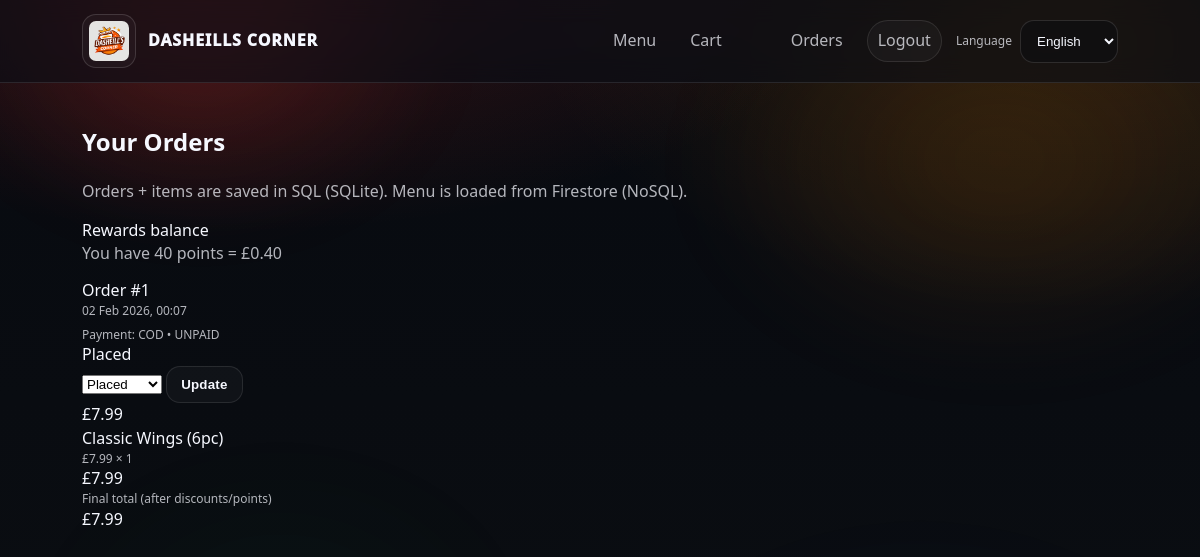
Page /orders (signed in) on the committed database.
### models.py (models this page shows)
class Order(db.Model):
    __tablename__ = "order"
    id = db.Column(db.Integer, primary_key=True)
    user_id = db.Column(db.Integer, db.ForeignKey("user.id"), nullable=False)
    total_pence = db.Column(db.Integer, nullable=False, default=0)  # subtotal after discounts + points
    created_at = db.Column(db.DateTime, default=datetime.utcnow, nullable=False)
    status = db.Column(db.String(20), nullable=False, default="Placed")  # Placed/Preparing/Ready
    payment_method = db.Column(db.String(20), nullable=False, default="COD")  # COD or CARD_DEMO
    payment_status = db.Column(db.String(20), nullable=False, default="UNPAID")  # UNPAID/PAID
    payment_ref = db.Column(db.String(120), nullable=True)
    coupon_code = db.Column(db.String(40), nullable=True)
    discount_pence = db.Column(db.Integer, nullable=False, default=0)
    points_redeemed = db.Column(db.Integer, nullable=False, default=0)
    points_earned = db.Column(db.Integer, nullable=False, default=0)
    user = db.relationship("User", back_populates="orders", lazy=True)
    items = db.relationship(
        "OrderItem",
        back_populates="order",
        cascade="all, delete-orphan",
        lazy=True
    )

class OrderItem(db.Model):
    __tablename__ = "order_item"
    id = db.Column(db.Integer, primary_key=True)
    order_id = db.Column(db.Integer, db.ForeignKey("order.id"), nullable=False)
    item_id = db.Column(db.String(80), nullable=False)
    name = db.Column(db.String(150), nullable=False)
    price_pence = db.Column(db.Integer, nullable=False)
    qty = db.Column(db.Integer, nullable=False, default=1)
    order = db.relationship("Order", back_populates="items", lazy=True)

### main.py (the view)
    @app.get("/orders")
    @login_required
    def orders():
        u = current_user()
        orders = (
            Order.query
            .filter_by(user_id=u.id)
            .order_by(Order.created_at.desc())
            .all()
        )
        order_items_map = {o.id: OrderItem.query.filter_by(order_id=o.id).all() for o in orders}
        user_points = int(getattr(u, "reward_points", 0) or 0)
        return render_template("orders.html", orders=orders, order_items_map=order_items_map, user_points=user_points)

### templates/orders.html (shortened to what this page needs)
{% extends "base.html" %}
{% block content %}
<h2 class="page-title">Your Orders</h2>
<p class="muted">Orders + items are saved in SQL (SQLite). Menu is loaded from Firestore (NoSQL).</p>
{% if user_points is not none %}
  <div class="panel" style="margin-bottom:14px;">
    <div class="strong">Rewards balance</div>
    <div class="muted">You have {{ user_points }} points = £{{ "%.2f"|format(user_points/100) }}</div>
  </div>
{% endif %}
{% if orders and orders|length > 0 %}
  <div class="orders-list">
    {% for o in orders %}
      {% set items = order_items_map.get(o.id, []) %}
      {% set s = (o.status or "Placed") %}
      <div class="panel order-card">
        <div class="order-top">
          <div>
            <div class="order-title">Order #{{ o.id }}</div>
            <div class="muted small">
              {% if o.created_at %}{{ o.created_at.strftime("%d %b %Y, %H:%M") }}{% endif %}
            </div>
            <div class="muted small" style="margin-top:6px;">
              Payment: <span class="strong">{{ o.payment_method }}</span>
              • <span class="strong">{{ o.payment_status }}</span>
            </div>
          </div>
          <div class="order-meta">
            <div class="status-wrap">
              <span class="status status-{{ s|lower }}">{{ s }}</span>
              <form method="POST" action="{{ url_for('update_order_status', order_id=o.id) }}" class="status-form">
                <select name="status" class="select">
                  <option value="Placed" {% if s == "Placed" %}selected{% endif %}>Placed</option>
                </select>
                <button class="btn" type="submit">Update</button>
              </form>
            </div>
            <div class="order-total">£{{ "%.2f"|format(o.total_pence/100) }}</div>
          </div>
        </div>
        {% if items and items|length > 0 %}
          <div class="order-items">
            {% for it in items %}
              <div class="order-item-row">
                <div class="order-item-left">
                  <div class="order-item-name">{{ it.name }}</div>
                  <div class="muted small">
                    £{{ "%.2f"|format(it.price_pence/100) }} × {{ it.qty }}
                  </div>
                </div>
                <div class="right strong">
                  £{{ "%.2f"|format((it.price_pence * it.qty)/100) }}
                </div>
              </div>
            {% endfor %}
          </div>
          <div class="order-foot">
            <div class="muted small">Final total (after discounts/points)</div>
            <div class="right strong">£{{ "%.2f"|format(o.total_pence/100) }}</div>
          </div>
        {% else %}
          <div class="muted small">No item breakdown found for this order.</div>
        {% endif %}
      </div>
    {% endfor %}
  </div>
{% else %}
  <div class="panel">
    <p class="muted">No orders yet.</p>
    <a class="btn primary" href="{{ url_for('menu') }}">Start an order</a>
  </div>
{% endif %}
{% endblock %}

### templates/base.html (shortened to what this page needs)
<!DOCTYPE html>
<html lang="en">
<head>
  <link rel="stylesheet" href="{{ url_for('static', filename='css/styles.css', v='homebg-v1') }}">
</head>
<body class="{% block body_class %}{% endblock %}">
  <header class="topbar">
    <div class="topbar-inner">
      <a class="brand" href="{{ url_for('index') }}" aria-label="Home">
        <img class="brand-logo" src="{{ url_for('static', filename='images/logo.png') }}" alt="{{ app_name }} logo">
        <span class="brand-name">{{ app_name }}</span>
      </a>
      <nav class="navlinks">
        <a href="{{ url_for('menu') }}">{{ t("Menu") }}</a>
        <a class="nav-cart" href="{{ url_for('cart') }}">
          {{ t("Cart") }}
        </a>
        {% if current_user %}
          <a href="{{ url_for('orders') }}">{{ t("Orders") }}</a>
          <a class="pill" href="{{ url_for('logout') }}">{{ t("Logout") }}</a>
        {% else %}
          <a class="pill" href="{{ url_for('login') }}">{{ t("Login") }}</a>
        {% endif %}
        <form class="lang-form" method="GET" action="{{ url_for('set_language', code=lang) }}">
          <label class="muted small" style="margin:0;">{{ t("Language") }}</label>
          <select class="input lang-select" onchange="window.location.href=this.value">
            {% for code, label in languages.items() %}
              <option value="{{ url_for('set_language', code=code, next=request.full_path) }}"
                      {% if lang == code %}selected{% endif %}>
                {{ label }}
              </option>
            {% endfor %}
          </select>
        </form>
      </nav>
    </div>
  </header>
  <main class="container">
    {% block content %}{% endblock %}
  </main>
</body>
</html>

### static/css/styles.css (style rules this page uses)
:root { --bg:#0b0e12; --panel:#141924; --card:#161d2a; --border:rgba(255,255,255,.10); --text:#f6f8ff; --muted:rgba(246,248,255,.72); --accent:#ff3b30; --accent2:#ff8a00; --good:#22c55e; --glass: rgba(255,255,255,.05); --glass2: rgba(255,255,255,.08); --shadow: 0 22px 80px rgba(0,0,0,.45); --shadow2: 0 28px 120px rgba(0,0,0,.55); --radius: 20px; }
* { box-sizing:border-box; }
html,body { height:100%; }
html { scroll-behavior:smooth; }
body { margin:0; font-family: system-ui, -apple-system, Segoe UI, Roboto, Arial, sans-serif; color:var(--text); line-height:1.45; background: radial-gradient(1100px 520px at 20% -10%, rgba(255,59,48,.22), transparent 60%), radial-gradient(900px 500px at 90% 0%, rgba(255,138,0,.14), transparent 62%), radial-gradient(900px 520px at 60% 110%, rgba(59,130,246,.10), transparent 65%), linear-gradient(180deg, #070a10, var(--bg)); overflow-x:hidden; }
body::before, body::after { content:""; position:fixed; inset:-200px; pointer-events:none; z-index:-1; filter: blur(40px); opacity:.55; animation: floatGlow 12s ease-in-out infinite; }
body::before { background: radial-gradient(420px 320px at 25% 20%, rgba(255,59,48,.35), transparent 60%), radial-gradient(520px 360px at 75% 30%, rgba(255,138,0,.22), transparent 62%); }
body::after { animation-duration: 16s; opacity:.40; background: radial-gradient(520px 380px at 70% 80%, rgba(59,130,246,.18), transparent 62%), radial-gradient(420px 320px at 30% 70%, rgba(34,197,94,.10), transparent 65%); }
a { color:inherit; text-decoration:none; }
.container { max-width:1080px; margin:0 auto; padding:22px; }
.topbar { position: sticky; top:0; z-index:10; background: rgba(10,14,22,.62); backdrop-filter: blur(12px); border-bottom: 1px solid var(--border); }
.topbar-inner { max-width:1080px; margin:0 auto; display:flex; align-items:center; justify-content:space-between; padding:14px 22px; }
.brand { display:flex; align-items:center; gap:12px; text-decoration:none; }
.brand-logo { width: 54px; height: 54px; object-fit: contain; border-radius: 14px; border: 1px solid rgba(255,255,255,.14); background: rgba(255,255,255,.03); padding: 6px; }
.brand-name { font-weight: 950; letter-spacing: .9px; text-transform: uppercase; color: var(--text); }
.navlinks { display:flex; gap:14px; align-items:center; }
.navlinks a { color: var(--muted); padding: 8px 10px; border-radius: 999px; transition: background .18s ease, transform .18s ease, color .18s ease; }
.pill { padding: 9px 14px; border:1px solid var(--border); border-radius: 999px; background: rgba(255,255,255,.03); }
.lang-form { display:inline-flex; align-items:center; gap:8px; }
.lang-select { padding:10px 12px; width:auto; }
.muted { color: var(--muted); }
.small { font-size: 12px; }
.btn { padding: 10px 14px; border-radius: 14px; border:1px solid var(--border); background: rgba(255,255,255,.03); color:var(--text); cursor:pointer; font-weight: 800; letter-spacing: .2px; transition: transform .16s ease, background .16s ease, border-color .16s ease, filter .16s ease; }
.input { width:100%; padding: 12px 12px; border-radius: 14px; border:1px solid rgba(255,255,255,.12); background: rgba(8,10,16,.35); color: var(--text); outline:none; transition: border-color .15s ease, box-shadow .15s ease; }
.nav-cart { position: relative; }

### rows in the picture
Order: id "1", created_at "02 Feb 2026, 00:07", payment_method "COD", payment_status "UNPAID", status "Placed", o.total_pence/100 "7.99"
OrderItem: name "Classic Wings (6pc)", it.price_pence/100 "7.99", qty "1", (it.price_pence*it.qty)/100 "7.99"

### other values in the picture
{{ app_name }} "DASHEILLS CORNER"
{{ t("Menu") }} "Menu"
{{ t("Cart") }} "Cart"
{{ t("Orders") }} "Orders"
{{ t("Logout") }} "Logout"
{{ t("Language") }} "Language"
{{ user_points }} "40"
{{ "%.2f"|format(user_points/100) }} "0.40"
form field value "English"
